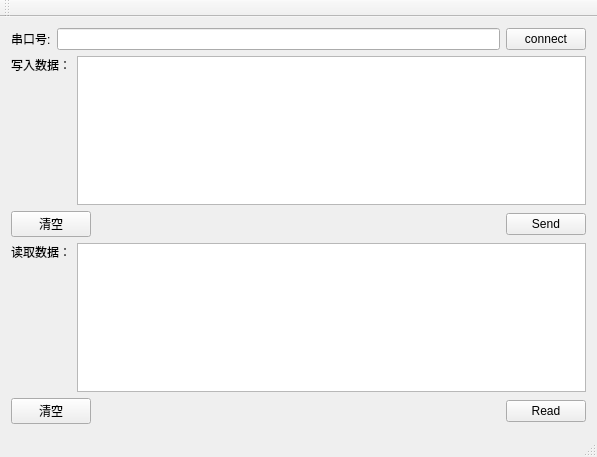
<?xml version="1.0" encoding="UTF-8"?>
<ui version="4.0">
 <class>modbusMaster</class>
 <widget class="QMainWindow" name="modbusMaster">
  <property name="geometry">
   <rect>
    <x>0</x>
    <y>0</y>
    <width>597</width>
    <height>457</height>
   </rect>
  </property>
  <property name="windowTitle">
   <string>modbusMaster</string>
  </property>
  <widget class="QWidget" name="centralWidget">
   <layout class="QVBoxLayout" name="verticalLayout_3">
    <item>
     <layout class="QHBoxLayout" name="horizontalLayout">
      <item>
       <widget class="QLabel" name="label">
        <property name="text">
         <string>串口号:</string>
        </property>
       </widget>
      </item>
      <item>
       <widget class="QLineEdit" name="lineEdit"/>
      </item>
      <item>
       <widget class="QPushButton" name="connectButton">
        <property name="text">
         <string>connect</string>
        </property>
       </widget>
      </item>
     </layout>
    </item>
    <item>
     <layout class="QHBoxLayout" name="horizontalLayout_4">
      <item>
       <layout class="QVBoxLayout" name="verticalLayout">
        <item>
         <widget class="QLabel" name="label_2">
          <property name="text">
           <string>写入数据：</string>
          </property>
         </widget>
        </item>
        <item>
         <spacer name="verticalSpacer">
          <property name="orientation">
           <enum>Qt::Vertical</enum>
          </property>
          <property name="sizeHint" stdset="0">
           <size>
            <width>20</width>
            <height>40</height>
           </size>
          </property>
         </spacer>
        </item>
       </layout>
      </item>
      <item>
       <widget class="QTextEdit" name="textEdit"/>
      </item>
     </layout>
    </item>
    <item>
     <layout class="QHBoxLayout" name="horizontalLayout_3">
      <item>
       <widget class="QPushButton" name="sendButton_3">
        <property name="text">
         <string>清空</string>
        </property>
       </widget>
      </item>
      <item>
       <spacer name="horizontalSpacer">
        <property name="orientation">
         <enum>Qt::Horizontal</enum>
        </property>
        <property name="sizeHint" stdset="0">
         <size>
          <width>298</width>
          <height>20</height>
         </size>
        </property>
       </spacer>
      </item>
      <item>
       <widget class="QPushButton" name="sendButton">
        <property name="text">
         <string>Send</string>
        </property>
       </widget>
      </item>
     </layout>
    </item>
    <item>
     <layout class="QHBoxLayout" name="horizontalLayout_5">
      <item>
       <layout class="QVBoxLayout" name="verticalLayout_2">
        <item>
         <widget class="QLabel" name="label_3">
          <property name="text">
           <string>读取数据：</string>
          </property>
         </widget>
        </item>
        <item>
         <spacer name="verticalSpacer_2">
          <property name="orientation">
           <enum>Qt::Vertical</enum>
          </property>
          <property name="sizeHint" stdset="0">
           <size>
            <width>20</width>
            <height>48</height>
           </size>
          </property>
         </spacer>
        </item>
       </layout>
      </item>
      <item>
       <widget class="QTextEdit" name="textEdit_2"/>
      </item>
     </layout>
    </item>
    <item>
     <layout class="QHBoxLayout" name="horizontalLayout_2">
      <item>
       <widget class="QPushButton" name="sendButton_4">
        <property name="text">
         <string>清空</string>
        </property>
       </widget>
      </item>
      <item>
       <spacer name="horizontalSpacer_2">
        <property name="orientation">
         <enum>Qt::Horizontal</enum>
        </property>
        <property name="sizeHint" stdset="0">
         <size>
          <width>298</width>
          <height>20</height>
         </size>
        </property>
       </spacer>
      </item>
      <item>
       <widget class="QPushButton" name="readButton">
        <property name="text">
         <string>Read</string>
        </property>
       </widget>
      </item>
     </layout>
    </item>
   </layout>
  </widget>
  <widget class="QMenuBar" name="menuBar">
   <property name="geometry">
    <rect>
     <x>0</x>
     <y>0</y>
     <width>597</width>
     <height>25</height>
    </rect>
   </property>
  </widget>
  <widget class="QToolBar" name="mainToolBar">
   <attribute name="toolBarArea">
    <enum>TopToolBarArea</enum>
   </attribute>
   <attribute name="toolBarBreak">
    <bool>false</bool>
   </attribute>
  </widget>
  <widget class="QStatusBar" name="statusBar"/>
 </widget>
 <layoutdefault spacing="6" margin="11"/>
 <resources/>
 <connections/>
</ui>
